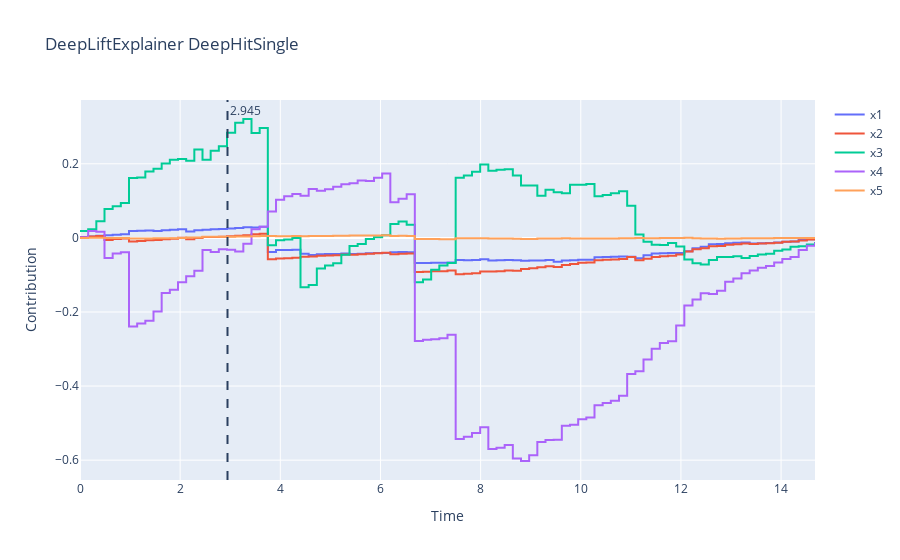

The code cell stored with this chart in its notebook:
### Code cell
lift_expl = DeepLiftExplainer(deephit_, test_X, test_y, "zero")

lift_expl0 = run_explainer_n_times(lift_expl, test_X.iloc[[690]], test_y[690]["duration"], "exp1_zero", n=10)
